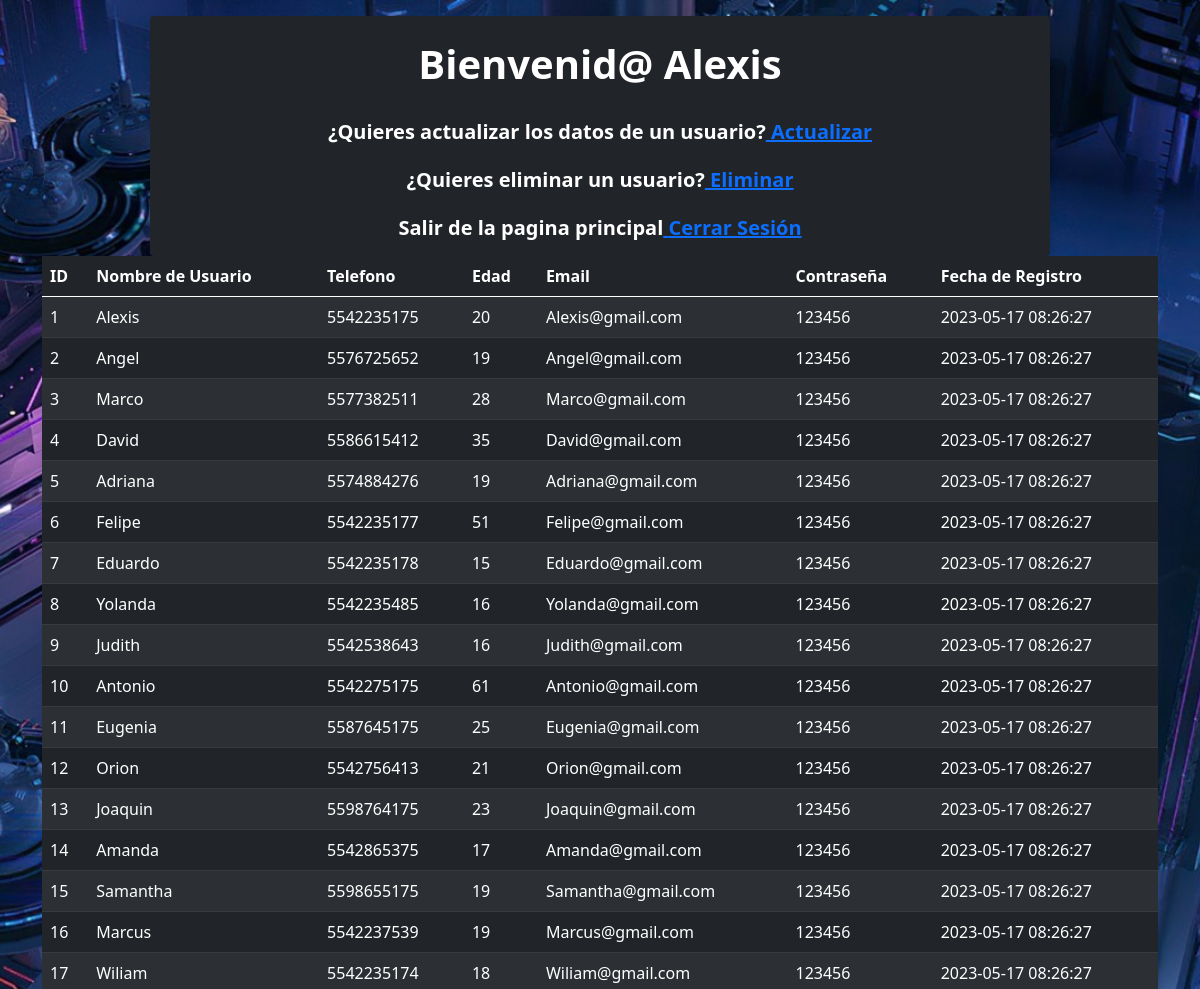
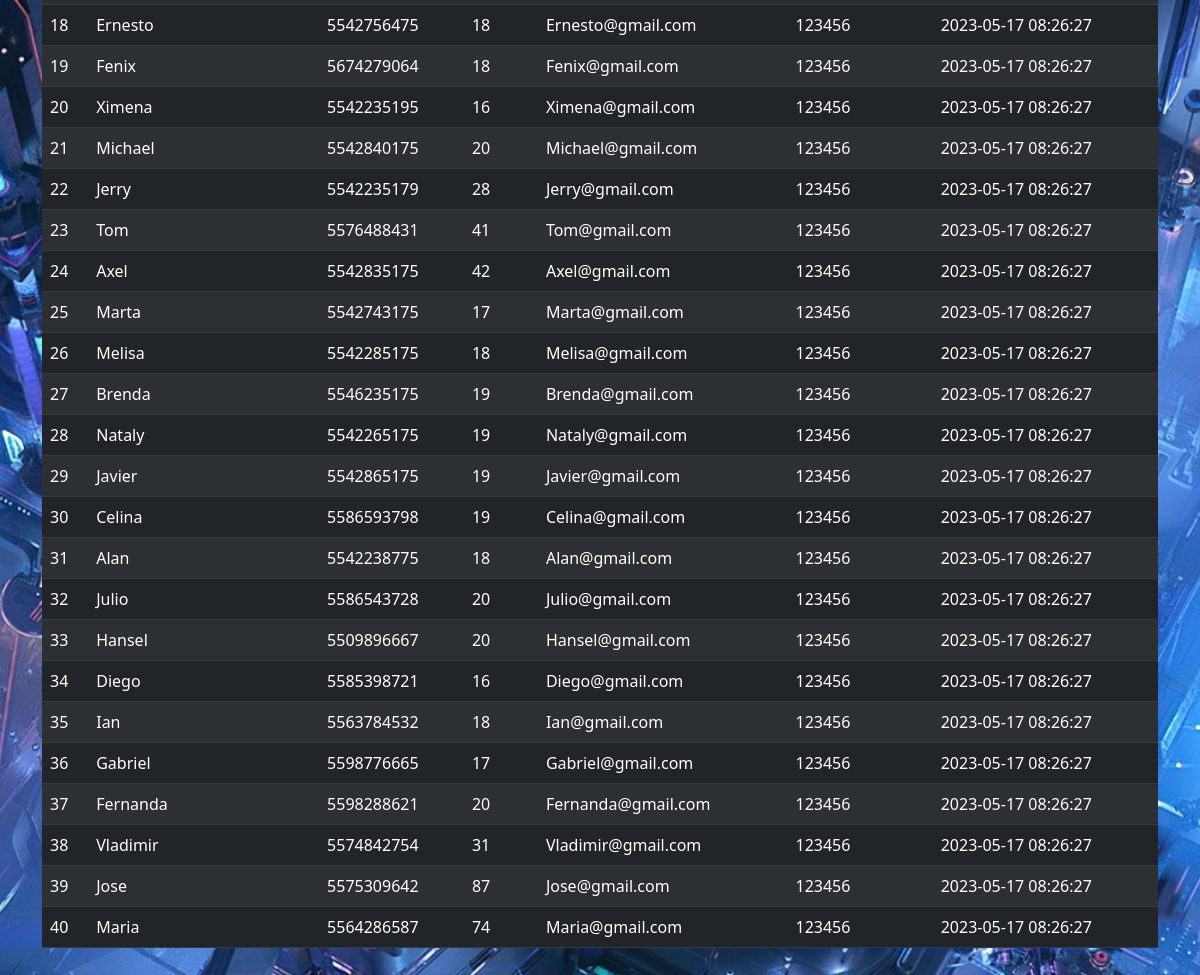
Page /Principal.php (signed in) on the committed database (2 pictures, top to bottom).
### tables this page shows
CREATE TABLE `usuarios` (
  `id` int(11) NOT NULL AUTO_INCREMENT,
  `nombre_usuario` text NOT NULL,
  `email` text NOT NULL,
  `telefono` varchar(10) NOT NULL,
  `edad` varchar(2) NOT NULL,
  `password` varchar(20) NOT NULL,
  `fecha_registro` datetime NOT NULL DEFAULT CURRENT_TIMESTAMP,
  PRIMARY KEY (`id`)
);

### listado.php (the view, shortened to what this page needs)
<!DOCTYPE html>
<html lang="en">
<head>
    <link href="https://cdn.jsdelivr.net/npm/bootstrap@5.0.2/dist/css/bootstrap.min.css" rel="stylesheet">
    <link rel="stylesheet" href="styleDos.css">
</head>
<body class="futurista">
    <?php
        $consulta_sql="SELECT * FROM usuarios";
        $resultado=$conexion->query($consulta_sql);
        $count=mysqli_num_rows($resultado);
    ?>
        <div class="container">
            <div class="row">
                <div class="col">
                    <table class="table table-striped table-dark">
                        <thead>
                            <tr>
                                <th>ID</th>
                                <th>Nombre de Usuario</th>
                                <th>Telefono</th>
                                <th>Edad</th>
                                <th>Email</th>
                                <th>Contraseña</th>
                                <th>Fecha de Registro</th>
                            </tr>
                        </thead>
                        <?php
                            if ($count>0){
                             while($row=mysqli_fetch_assoc($resultado) ){
                                echo "<tr>";
                                echo "<td>".$row['id']."</td>";
                                echo "<td>".$row['nombre_usuario']."</td>";
                                echo "<td>".$row['telefono']."</td>";
                                echo "<td>".$row['edad']."</td>";
                                echo "<td>".$row['email']."</td>";
                                echo "<td>".$row['password']."</td>";
                                echo "<td>".$row['fecha_registro']."</td>";
                                echo "</tr>";
                                }
                            }else{
                                echo "<h1>Sin registros</h1>";
                            }
                        ?>
                </table>
                </div>
            </div>
        </div>
</body>
</html>

### Principal.php (shortened to what this page needs)
<!DOCTYPE html>
<html lang="en">
<head>
    <link href="https://cdn.jsdelivr.net/npm/bootstrap@5.0.2/dist/css/bootstrap.min.css" rel="stylesheet">
</head>
<body >
<?php
include "./logica/conexion.php";
$nombre_usuario= $_SESSION['usermane'];
if(!isset($nombre_usuario)){
    header("location: index.php");
}else{
    $consulta_sql= "SELECT * FROM usuarios WHERE nombre_usuario='" .$nombre_usuario. "'";
    $resultado=$conexion->query($consulta_sql);
    $row=mysqli_fetch_assoc($resultado);
?>
    <div class="container w-75 bg-dark mt-3 rounded shadow">
        <div class="row">
            <h1 style="color: white;" class="fw-bold text-center pt-4 mb-3"> Bienvenid@ <?php echo $row['nombre_usuario']; ?></h1>
            <h5 style="color: white;" class="fw-bold text-center pt-3 mb-3">¿Quieres actualizar los datos de un usuario?<a href="./actualizarUsuario/actualizar.php"> Actualizar</a></h5>
            <h5 style="color: white;" class="fw-bold text-center pt-2 mb-3">¿Quieres eliminar un usuario?<a href="./eliminarUsuario/eliminar.html"> Eliminar</a></h5>
            <h5 style="color: white;" class="fw-bold text-center pt-2 mb-3">Salir de la pagina principal<a href='logica/salir.php'> Cerrar Sesión</a></h5>
        </div>
    </div>
<?php
    include "./listado.php";
}
?>
</body>
</html>

### styleDos.css (style rules this page uses)
.futurista { background-image: url(imagenes/futurista.jpg); height: 300vh; background-position: center; background-repeat: no-repeat; background-size: cover; }

### rows in the picture
usuarios: nombre_usuario "Alexis", id "1", telefono "5542235175", edad "20", email "Alexis@gmail.com", password "123456", fecha_registro "2023-05-17 08:26:27"
usuarios: id "2", nombre_usuario "Angel", telefono "5576725652", edad "19", email "Angel@gmail.com", password "123456", fecha_registro "2023-05-17 08:26:27"
usuarios: id "3", nombre_usuario "Marco", telefono "5577382511", edad "28", email "Marco@gmail.com", password "123456", fecha_registro "2023-05-17 08:26:27"
usuarios: id "4", nombre_usuario "David", telefono "5586615412", edad "35", email "David@gmail.com", password "123456", fecha_registro "2023-05-17 08:26:27"
usuarios: id "5", nombre_usuario "Adriana", telefono "5574884276", edad "19", email "Adriana@gmail.com", password "123456", fecha_registro "2023-05-17 08:26:27"
usuarios: id "6", nombre_usuario "Felipe", telefono "5542235177", edad "51", email "Felipe@gmail.com", password "123456", fecha_registro "2023-05-17 08:26:27"
usuarios: id "7", nombre_usuario "Eduardo", telefono "5542235178", edad "15", email "Eduardo@gmail.com", password "123456", fecha_registro "2023-05-17 08:26:27"
usuarios: id "8", nombre_usuario "Yolanda", telefono "5542235485", edad "16", email "Yolanda@gmail.com", password "123456", fecha_registro "2023-05-17 08:26:27"
usuarios: id "9", nombre_usuario "Judith", telefono "5542538643", edad "16", email "Judith@gmail.com", password "123456", fecha_registro "2023-05-17 08:26:27"
usuarios: id "10", nombre_usuario "Antonio", telefono "5542275175", edad "61", email "Antonio@gmail.com", password "123456", fecha_registro "2023-05-17 08:26:27"
usuarios: id "11", nombre_usuario "Eugenia", telefono "5587645175", edad "25", email "Eugenia@gmail.com", password "123456", fecha_registro "2023-05-17 08:26:27"
usuarios: id "12", nombre_usuario "Orion", telefono "5542756413", edad "21", email "Orion@gmail.com", password "123456", fecha_registro "2023-05-17 08:26:27"
usuarios: id "13", nombre_usuario "Joaquin", telefono "5598764175", edad "23", email "Joaquin@gmail.com", password "123456", fecha_registro "2023-05-17 08:26:27"
usuarios: id "14", nombre_usuario "Amanda", telefono "5542865375", edad "17", email "Amanda@gmail.com", password "123456", fecha_registro "2023-05-17 08:26:27"
usuarios: id "15", nombre_usuario "Samantha", telefono "5598655175", edad "19", email "Samantha@gmail.com", password "123456", fecha_registro "2023-05-17 08:26:27"
usuarios: id "16", nombre_usuario "Marcus", telefono "5542237539", edad "19", email "Marcus@gmail.com", password "123456", fecha_registro "2023-05-17 08:26:27"
usuarios: id "17", nombre_usuario "Wiliam", telefono "5542235174", edad "18", email "Wiliam@gmail.com", password "123456", fecha_registro "2023-05-17 08:26:27"
usuarios: id "18", nombre_usuario "Ernesto", telefono "5542756475", edad "18", email "Ernesto@gmail.com", password "123456", fecha_registro "2023-05-17 08:26:27"
usuarios: id "19", nombre_usuario "Fenix", telefono "5674279064", edad "18", email "Fenix@gmail.com", password "123456", fecha_registro "2023-05-17 08:26:27"
usuarios: id "20", nombre_usuario "Ximena", telefono "5542235195", edad "16", email "Ximena@gmail.com", password "123456", fecha_registro "2023-05-17 08:26:27"
usuarios: id "21", nombre_usuario "Michael", telefono "5542840175", edad "20", email "Michael@gmail.com", password "123456", fecha_registro "2023-05-17 08:26:27"
usuarios: id "22", nombre_usuario "Jerry", telefono "5542235179", edad "28", email "Jerry@gmail.com", password "123456", fecha_registro "2023-05-17 08:26:27"
usuarios: id "23", nombre_usuario "Tom", telefono "5576488431", edad "41", email "Tom@gmail.com", password "123456", fecha_registro "2023-05-17 08:26:27"
usuarios: id "24", nombre_usuario "Axel", telefono "5542835175", edad "42", email "Axel@gmail.com", password "123456", fecha_registro "2023-05-17 08:26:27"
usuarios: id "25", nombre_usuario "Marta", telefono "5542743175", edad "17", email "Marta@gmail.com", password "123456", fecha_registro "2023-05-17 08:26:27"
usuarios: id "26", nombre_usuario "Melisa", telefono "5542285175", edad "18", email "Melisa@gmail.com", password "123456", fecha_registro "2023-05-17 08:26:27"
usuarios: id "27", nombre_usuario "Brenda", telefono "5546235175", edad "19", email "Brenda@gmail.com", password "123456", fecha_registro "2023-05-17 08:26:27"
usuarios: id "28", nombre_usuario "Nataly", telefono "5542265175", edad "19", email "Nataly@gmail.com", password "123456", fecha_registro "2023-05-17 08:26:27"
usuarios: id "29", nombre_usuario "Javier", telefono "5542865175", edad "19", email "Javier@gmail.com", password "123456", fecha_registro "2023-05-17 08:26:27"
usuarios: id "30", nombre_usuario "Celina", telefono "5586593798", edad "19", email "Celina@gmail.com", password "123456", fecha_registro "2023-05-17 08:26:27"
usuarios: id "31", nombre_usuario "Alan", telefono "5542238775", edad "18", email "Alan@gmail.com", password "123456", fecha_registro "2023-05-17 08:26:27"
usuarios: id "32", nombre_usuario "Julio", telefono "5586543728", edad "20", email "Julio@gmail.com", password "123456", fecha_registro "2023-05-17 08:26:27"
usuarios: id "33", nombre_usuario "Hansel", telefono "5509896667", edad "20", email "Hansel@gmail.com", password "123456", fecha_registro "2023-05-17 08:26:27"
usuarios: id "34", nombre_usuario "Diego", telefono "5585398721", edad "16", email "Diego@gmail.com", password "123456", fecha_registro "2023-05-17 08:26:27"
usuarios: id "35", nombre_usuario "Ian", telefono "5563784532", edad "18", email "Ian@gmail.com", password "123456", fecha_registro "2023-05-17 08:26:27"
usuarios: id "36", nombre_usuario "Gabriel", telefono "5598776665", edad "17", email "Gabriel@gmail.com", password "123456", fecha_registro "2023-05-17 08:26:27"
usuarios: id "37", nombre_usuario "Fernanda", telefono "5598288621", edad "20", email "Fernanda@gmail.com", password "123456", fecha_registro "2023-05-17 08:26:27"
usuarios: id "38", nombre_usuario "Vladimir", telefono "5574842754", edad "31", email "Vladimir@gmail.com", password "123456", fecha_registro "2023-05-17 08:26:27"
usuarios: id "39", nombre_usuario "Jose", telefono "5575309642", edad "87", email "Jose@gmail.com", password "123456", fecha_registro "2023-05-17 08:26:27"
usuarios: id "40", nombre_usuario "Maria", telefono "5564286587", edad "74", email "Maria@gmail.com", password "123456", fecha_registro "2023-05-17 08:26:27"
